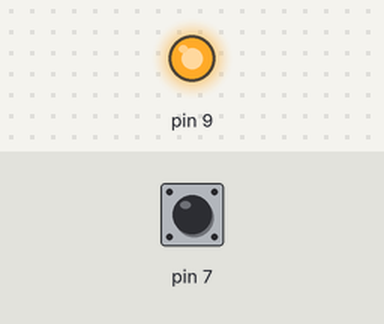
Recording of a sketch running on a simulated Arduino Uno, built with avr-gcc and run on an emulated ATmega328P. Shown: output pins drawn as LEDs (lit = HIGH). The test bench sets the inputs (shaded band); at power-on: pin 7 HIGH.

Above: at 1.2 s.
1.3 s: pin 7 pulled LOW for 0.15 s
At 1.37 s:
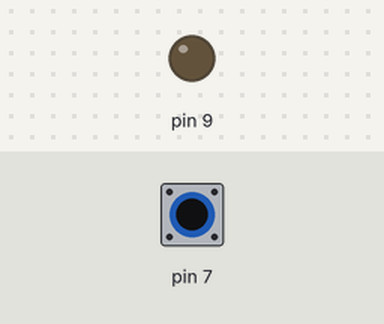
2.9 s: pin 7 pulled LOW for 3.2 s
At 6.6 s:
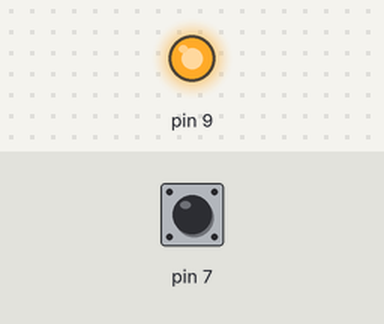
Timing chart, 0 to 8.1 s (numbered marks = the images above; inputs shaded):
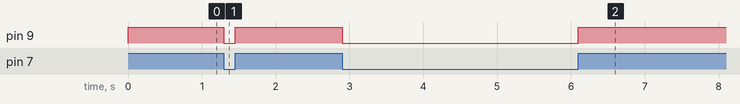

The sketch:

solenoid.ino
```cpp
/*
 * button on pin 7
 * transistor controlling 12V solenoid on pin 9
 */

void setup() {
  pinMode(7, INPUT_PULLUP);
  pinMode(9, OUTPUT);
}

void loop() {
  int buttonState = digitalRead(7);

  digitalWrite(9, buttonState);
}
```

Measured:
- after the input at 1.3 s, pin 9: HIGH → LOW at once, → HIGH 0.15 s later
- after the input at 2.9 s, pin 9: HIGH → LOW at once, → HIGH 3.2 s later
